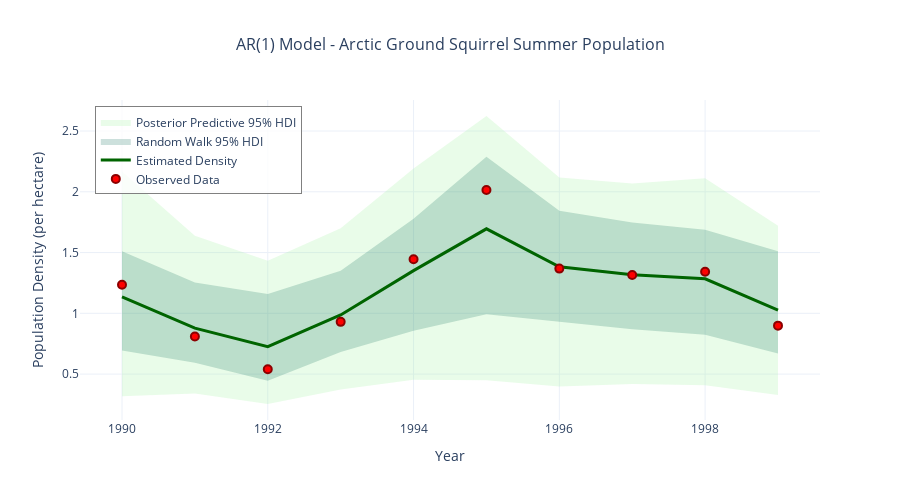

Source (notebook cell):
### Markdown cell above
**Key Mathematical Properties**:

- **Stationarity condition**: $|\rho| < 1$ ensures the process is stationary
- **Mean**: $\mathbb{E}[y_t] = 0$ (assuming zero mean)
- **Variance**: $\text{Var}(y_t) = \frac{\sigma^2}{1 - \rho^2}$ (constant for stationary process)
- **Autocorrelation**: $\rho(k) = \rho^k$ (exponential decay)

**Interpretation of $\rho$**:
- $\rho > 0$: **Positive persistence** - high values tend to be followed by high values
- $\rho < 0$: **Oscillatory behavior** - high values tend to be followed by low values
- $\rho \approx 1$: **Near unit root** - very persistent, close to random walk behavior
- $\rho = 0$: **White noise** - no temporal dependence

### Code cell
ar_samples = az.extract(trace_ar1)['ar']
y_samples = az.extract(trace_ar1, group='posterior_predictive')['y']

ar_mean = ar_samples.mean(dim='sample')
ar_hdi = az.hdi(trace_ar1, var_names=['ar'])['ar']

y_mean = y_samples.mean(dim='sample')
y_hdi = az.hdi(trace_ar1, group='posterior_predictive', var_names=['y'])['y']

go.Figure().add_trace(go.Scatter(
    x=np.concatenate([years, years[::-1]]),
    y=np.concatenate([y_hdi[:, 1], y_hdi[::-1, 0]]),
    fill='toself',
    fillcolor='rgba(144, 238, 144, 0.2)',
    line=dict(color='rgba(255,255,255,0)'),
    name='Posterior Predictive 95% HDI',
    showlegend=True
)).add_trace(go.Scatter(
    x=np.concatenate([years, years[::-1]]),
    y=np.concatenate([walk_hdi[:, 1], walk_hdi[::-1, 0]]),
    fill='toself',
    fillcolor='rgba(0, 100, 80, 0.2)',
    line=dict(color='rgba(255,255,255,0)'),
    name='Random Walk 95% HDI',
    showlegend=True
)).add_trace(go.Scatter(
    x=years,
    y=walk_mean,
    mode='lines',
    name='Estimated Density',
    line=dict(color='darkgreen', width=3)
)).add_trace(go.Scatter(
    x=years,
    y=squirrel_density,
    mode='markers',
    name='Observed Data',
    marker=dict(
        size=8,
        color='red',
        symbol='circle',
        line=dict(width=2, color='darkred')
    )
)).update_layout(
    title=dict(
        text='AR(1) Model - Arctic Ground Squirrel Summer Population',
        x=0.5,
        font=dict(size=16)
    ),
    xaxis_title='Year',
    yaxis_title='Population Density (per hectare)',
    width=900,
    height=500,
    template='plotly_white',
    legend=dict(
        x=0.02,
        y=0.98,
        bgcolor='rgba(255,255,255,0.8)',
        bordercolor='gray',
        borderwidth=1
    )
)

### Figure 1 — Plotly figure (JSON) as saved in the notebook; plotly's stock layout.template omitted (floating-point values rounded to 4 significant figures)
{"data": [{"fill": "toself", "fillcolor": "rgba(144, 238, 144, 0.2)", "line": {"color": "rgba(255,255,255,0)"}, "name": "Posterior Predictive 95% HDI", "showlegend": true, "type": "scatter", "x": [1990, 1991, 1992, 1993, 1994, 1995, 1996, 1997, 1998, 1999, 1999, 1998, 1997, 1996, 1995, 1994, 1993, 1992, 1991, 1990], "y": [2.167, 1.638, 1.433, 1.701, 2.192, 2.624, 2.117, 2.068, 2.111, 1.721, 0.3285, 0.4079, 0.4176, 0.3972, 0.4495, 0.4538, 0.3741, 0.254, 0.3413, 0.3188]}, {"fill": "toself", "fillcolor": "rgba(0, 100, 80, 0.2)", "line": {"color": "rgba(255,255,255,0)"}, "name": "Random Walk 95% HDI", "showlegend": true, "type": "scatter", "x": [1990, 1991, 1992, 1993, 1994, 1995, 1996, 1997, 1998, 1999, 1999, 1998, 1997, 1996, 1995, 1994, 1993, 1992, 1991, 1990], "y": [1.512, 1.254, 1.158, 1.349, 1.779, 2.287, 1.844, 1.748, 1.687, 1.511, 0.6691, 0.8235, 0.869, 0.9308, 0.9919, 0.8565, 0.6826, 0.4463, 0.5939, 0.6947]}, {"line": {"color": "darkgreen", "width": 3}, "mode": "lines", "name": "Estimated Density", "type": "scatter", "x": [1990, 1991, 1992, 1993, 1994, 1995, 1996, 1997, 1998, 1999], "y": [1.136, 0.8784, 0.7263, 0.9863, 1.352, 1.695, 1.383, 1.317, 1.284, 1.027]}, {"marker": {"color": "red", "line": {"color": "darkred", "width": 2}, "size": 8, "symbol": "circle"}, "mode": "markers", "name": "Observed Data", "type": "scatter", "x": [1990, 1991, 1992, 1993, 1994, 1995, 1996, 1997, 1998, 1999], "y": [1.235, 0.81, 0.54, 0.93, 1.445, 2.015, 1.368, 1.315, 1.342, 0.8987]}], "layout": {"height": 500, "legend": {"bgcolor": "rgba(255,255,255,0.8)", "bordercolor": "gray", "borderwidth": 1, "x": 0.02, "y": 0.98}, "title": {"font": {"size": 16}, "text": "AR(1) Model - Arctic Ground Squirrel Summer Population", "x": 0.5}, "width": 900, "xaxis": {"title": {"text": "Year"}}, "yaxis": {"title": {"text": "Population Density (per hectare)"}}}}
